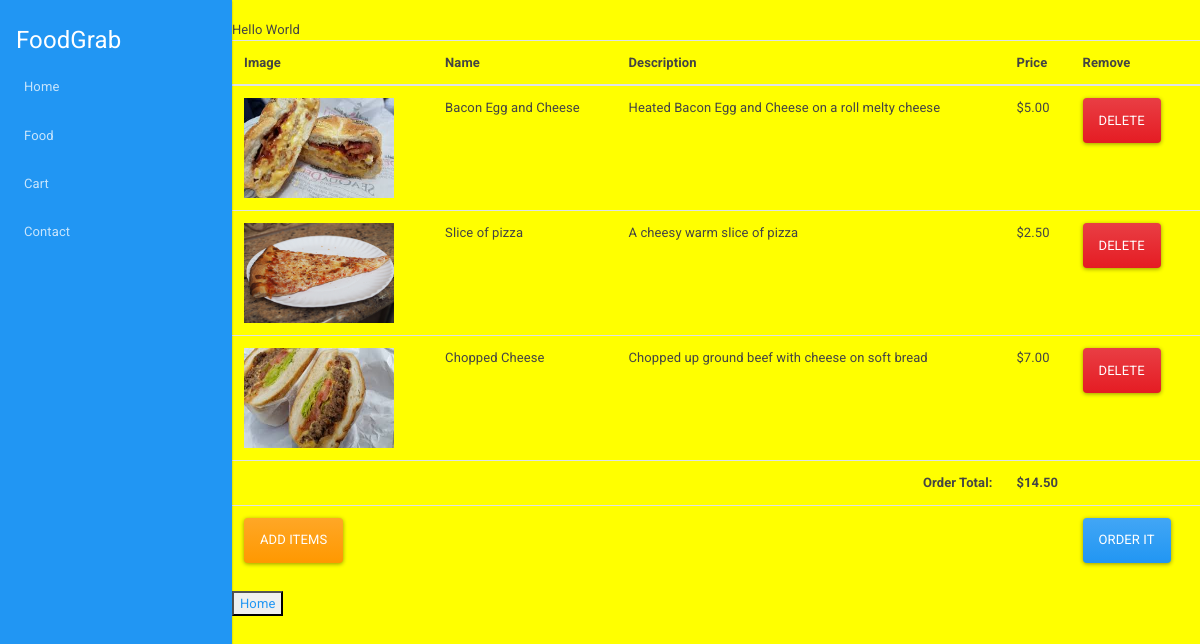
The app's page /cart/ (signed in) with its own data.
### restaurants/models.py (models this page shows)
class OrderItem(models.Model):
    food = models.OneToOneField(Food, on_delete=models.SET_NULL, null=True)
    is_ordered = models.BooleanField(default=False)
    date_added = models.DateTimeField(auto_now=True)
    date_ordered = models.DateTimeField(null=True)

class Food(models.Model):
    name = models.CharField(max_length = 200)
    description = models.CharField(max_length = 300)
    price = models.FloatField(default = 0)
    image = models.ImageField(upload_to='food_images/')

class Order(models.Model):
    ref_code = models.CharField(max_length=15)
    owner = models.ForeignKey(Profile, on_delete=models.SET_NULL, null=True)
    is_ordered = models.BooleanField(default=False)
    items = models.ManyToManyField(OrderItem)
    date_ordered = models.DateTimeField(auto_now=True)
    def get_cart_items(self):
        return self.items.all()
    def get_cart_total(self):
        return sum([item.food.price for item in self.items.all()])

### restaurants/views.py (the view)
# urls.py: path('cart/', restaurants.views.cart, name='cart'),
def cart(request, **kwargs):
    existing_order = get_user_pending_order(request)
    context = {
        'order': existing_order
    }
    return render(request, 'restaurants/cart.html', context)

### restaurants/views.py (called while the page is built)
def get_user_pending_order(request):
    user_profile = get_object_or_404(Profile, user=request.user)
    order = Order.objects.filter(owner=user_profile, is_ordered=False)
    if order.exists():
        return order[0]
    return 0

### restaurants/templates/restaurants/cart.html
{% extends "restaurants/home.html" %}
{% block content %}
Hello World
<table class="table table-hover">
    <thead>
      <tr>
        <th scope="col">Image</th>
        <th scope="col">Name</th>
        <th scope="col">Description</th>
        <th scope="col">Price</th>
        <th scope="col">Remove</th>
      </tr>
    </thead>
    <tbody>
{% for item in order.get_cart_items %}
<tr>
    <th scope="row"><img src="{{item.food.image.url}}" height="100" width="150"></th>
    <td>{{item.food.name}}</td>
    <td>{{item.food.description}}</td>
    <td>${{item.food.price|floatformat:2}}</td>
    <td><a href="{% url 'delete_from_cart' item.id%}"><button type="button" class="btn btn-danger">Delete</button></a></td>
  </tr>
  {% empty %}
  <tr>
      <td>You have not added any items yet.</td>
  </tr>
{% endfor %}
<tr>
    {% if order.get_cart_total != None %}
    <td colspan= 3>
        <strong class='pull-right'>Order Total:</strong>
    </td>
    <td colspan= 5>
        <strong>${{order.get_cart_total|floatformat:2}}</strong>
    </td>
    {% endif %}
</tr>
<tr>
    <td colspan=4>
        <a href="{% url 'food' %}" class ="btn btn-warning pull-left">
        {% if order.get_cart_items != None %}
           Add Items
        {% elif order.get_cart_items %}
            Continue Looking
        </a>
        {% endif %}
    </td>
    {% if order.get_cart_items %}
    <td colspan=2>
        <a href="{% url 'food' %}" class ="btn btn-primary">Order It</a>
    </td>
    {% endif %}
</tr>
</tbody>
</table>
<button><a href ="/">Home</a></button>
{% endblock %}

### restaurants/templates/restaurants/home.html (shortened to what this page needs)
<!DOCTYPE html>
{% load static %}
<html lang="en">
<head>
    <link rel="stylesheet" href="https://cdnjs.cloudflare.com/ajax/libs/bootswatch/4.2.1/materia/bootstrap.min.css"/>
    <link rel="stylesheet" href="https://cdnjs.cloudflare.com/ajax/libs/font-awesome/4.7.0/css/font-awesome.min.css"/>
    <link rel="stylesheet" href="{% static 'style.css' %}" type="text/css">
</head>
<body style="margin-right: 0px;">
<nav class="navbar navbar-expand-md navbar-dark bg-primary fixed-left">
    <a class="navbar-brand" href>FoodGrab</a>
    <div class="collapse navbar-collapse" id="navbarsExampleDefault">
        <ul class="navbar-nav">
            <li class="nav-item">
                <a href="{% url 'home' %}" class="nav-link">Home</a>
            </li>
            <li class="nav-item">
                <a href="{% url 'food' %}" class="nav-link" >Food</a>
            </li>
            <li class="nav-item">
                <a href ="{% url 'cart' %}" class="nav-link">Cart</a>
            </li>
            <li class="nav-item">
                <a class="nav-link">Contact</a>
            </li>
        </ul>
    </div>
</nav>
{% block content %}{% endblock %}
</body>

### static/style.css (style rules this page uses)
body { padding-top: 90px; }
a { cursor: pointer; }
@media (min-width: 768px) { body { padding-top: 0; } }
@media (min-width: 768px) { body { margin-left: 232px; } }
.navbar.fixed-left { position: fixed; top: 0; left: 0; right: 0; z-index: 1030; }
@media (min-width: 768px) { .navbar.fixed-left { bottom: 0; width: 232px; flex-flow: column nowrap; align-items: flex-start; } }
@media (min-width: 768px) { .navbar.fixed-left .navbar-collapse { flex-grow: 0; flex-direction: column; width: 100%; } }
@media (min-width: 768px) { .navbar.fixed-left .navbar-collapse .navbar-nav { flex-direction: column; width: 100%; } }
@media (min-width: 768px) { .navbar.fixed-left .navbar-collapse .navbar-nav .nav-item { width: 100%; } }
@media (min-width: 768px) { .navbar.fixed-left { right: auto; } }
body { background-color: yellow; }

### records on screen
OrderItem: food.image (picture), food.name "Bacon Egg and Cheese", food.description "Heated Bacon Egg and Cheese on a roll melty cheese", food.price "5.00"
OrderItem: food.image (picture), food.name "Slice of pizza", food.description "A cheesy warm slice of pizza", food.price "2.50"
OrderItem: food.image (picture), food.name "Chopped Cheese", food.description "Chopped up ground beef with cheese on soft bread", food.price "7.00"
Order: get_cart_total "14.50"
